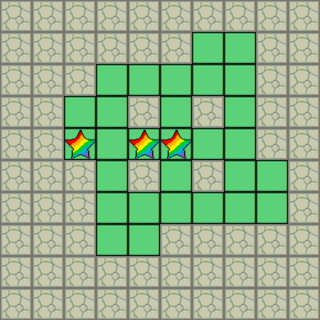

Tiled map render using the project's own tile images. Description and the whole map definition, tile-layer contents included, below:
An orthogonal 10x10 tile map with 32x32 px tiles, 3 tile layers (Floor, Wall, Checkpoint), 5 tilesets and 4 objects (3x Box, Player).

<map version="1.10" tiledversion="1.11.2" orientation="orthogonal" renderorder="right-down" width="10" height="10" tilewidth="32" tileheight="32" infinite="0" nextlayerid="6" nextobjectid="5">
 <tileset firstgid="1" source="grass.tsx" />
 <tileset firstgid="7" source="wall.tsx" />
 <tileset firstgid="8" source="charactor.tsx" />
 <tileset firstgid="9" source="box.tsx" />
 <tileset firstgid="10" source="star.tsx" />
 <layer id="1" name="Floor" width="10" height="10">
  <data encoding="csv">
0,0,0,0,0,0,0,0,0,0,
0,0,0,0,0,0,1,1,0,0,
0,0,0,1,1,1,1,1,0,0,
0,0,1,1,0,1,0,1,0,0,
0,0,1,1,1,1,1,1,0,0,
0,0,0,1,0,1,0,1,1,0,
0,0,0,1,1,1,1,1,1,0,
0,0,0,1,1,0,0,0,0,0,
0,0,0,0,0,0,0,0,0,0,
0,0,0,0,0,0,0,0,0,0
</data>
 </layer>
 <layer id="2" name="Wall" width="10" height="10">
  <data encoding="csv">
7,7,7,7,7,7,7,7,7,7,
7,7,7,7,7,7,0,0,7,7,
7,7,7,0,0,0,0,0,7,7,
7,7,0,0,7,0,7,0,7,7,
7,7,0,0,0,0,0,0,7,7,
7,7,7,0,7,0,7,0,0,7,
7,7,7,0,0,0,0,0,0,7,
7,7,7,0,0,7,7,7,7,7,
7,7,7,7,7,7,7,7,7,7,
7,7,7,7,7,7,7,7,7,7
</data>
 </layer>
 <objectgroup id="3" name="Player">
  <object id="1" name="Player" gid="8" x="96" y="160" width="32" height="32" />
 </objectgroup>
 <objectgroup id="4" name="Box">
  <object id="2" name="Box" gid="9" x="128" y="96" width="32" height="32" />
  <object id="3" name="Box" gid="9" x="224" y="128" width="32" height="32" />
  <object id="4" name="Box" gid="9" x="192" y="224" width="32" height="32" />
 </objectgroup>
 <layer id="5" name="Checkpoint" width="10" height="10">
  <data encoding="csv">
0,0,0,0,0,0,0,0,0,0,
0,0,0,0,0,0,0,0,0,0,
0,0,0,0,0,0,0,0,0,0,
0,0,0,0,0,0,0,0,0,0,
0,0,10,0,10,10,0,0,0,0,
0,0,0,0,0,0,0,0,0,0,
0,0,0,0,0,0,0,0,0,0,
0,0,0,0,0,0,0,0,0,0,
0,0,0,0,0,0,0,0,0,0,
0,0,0,0,0,0,0,0,0,0
</data>
 </layer>
</map>
